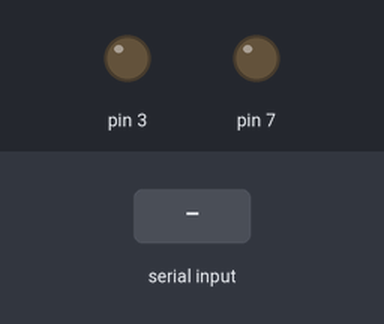
Bench run of a sketch on a simulated Arduino Uno, built with avr-gcc and run on an emulated ATmega328P. Shown: output pins drawn as LEDs (lit = HIGH). The inputs (shaded band) are chosen by the test bench.

Above: at 1.2 s.
1.3 s: byte 30 received over Serial
At 1.7 s:
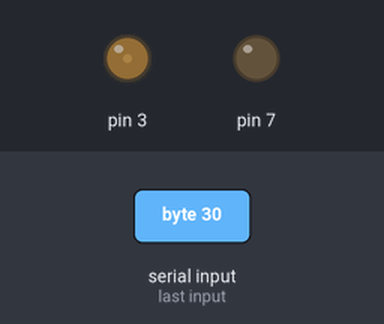
2.8 s: byte 90 received over Serial
At 4.0 s:
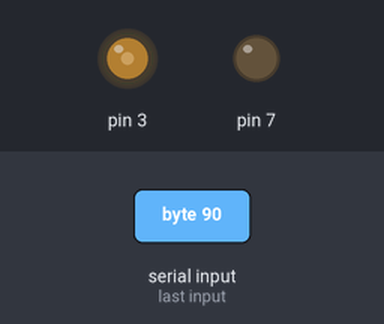
Timing chart, 0 to 5.8 s (numbered marks = the images above; inputs shaded):
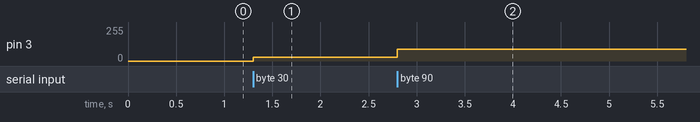

Measured:
- after the input at 1.3 s, pin 3: 0/255 → 30/255 at once
- after the input at 2.8 s, pin 3: 30/255 → 90/255 at once

The sketch:

code_from_processing.ino
```cpp
int state;
void setup(){
  pinMode(3,1);
  pinMode(7,1);
  digitalWrite(7,0);
  Serial.begin(9600);

}
void loop(){
  if(Serial.available() >0) {
    state=Serial.read();
  }
  analogWrite(3,state);


   }
```
